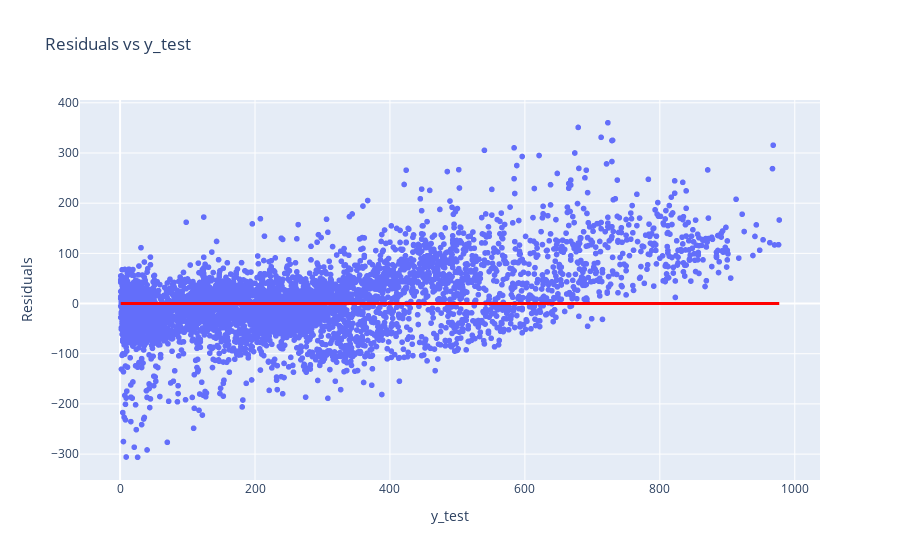

Notebook code cell kept with this figure:
### Code cell
# Plot a scatterplot of the residuals of my lasso model
residuals = y_test - basline_preds
fig = px.scatter(x=y_test, y=residuals, labels={'x':'y_test', 'y':'Residuals'}, title='Residuals vs y_test')
fig.add_shape(type="line", x0=y_test.min(), y0=0, x1=y_test.max(), y1=0, line=dict(color="red", width=3))
fig.show()

### Figure 1 — Plotly figure (JSON) as saved in the notebook; plotly's stock layout.template omitted (floating-point values rounded to 4 significant figures; data arrays with more than 128 entries replaced by an {"elided": "..."} marker saying what was removed)
{"data": [{"hovertemplate": "y_test=%{x}<br>Residuals=%{y}<extra></extra>", "legendgroup": "", "marker": {"color": "#636efa", "symbol": "circle"}, "mode": "markers", "name": "", "showlegend": false, "type": "scattergl", "x": {"elided": "5164 int values"}, "xaxis": "x", "y": {"elided": "5164 float values"}, "yaxis": "y"}], "layout": {"legend": {"tracegroupgap": 0}, "shapes": [{"line": {"color": "red", "width": 3}, "type": "line", "x0": 1, "x1": 977, "y0": 0, "y1": 0}], "title": {"text": "Residuals vs y_test"}, "xaxis": {"anchor": "y", "domain": [0, 1], "title": {"text": "y_test"}}, "yaxis": {"anchor": "x", "domain": [0, 1], "title": {"text": "Residuals"}}}}
